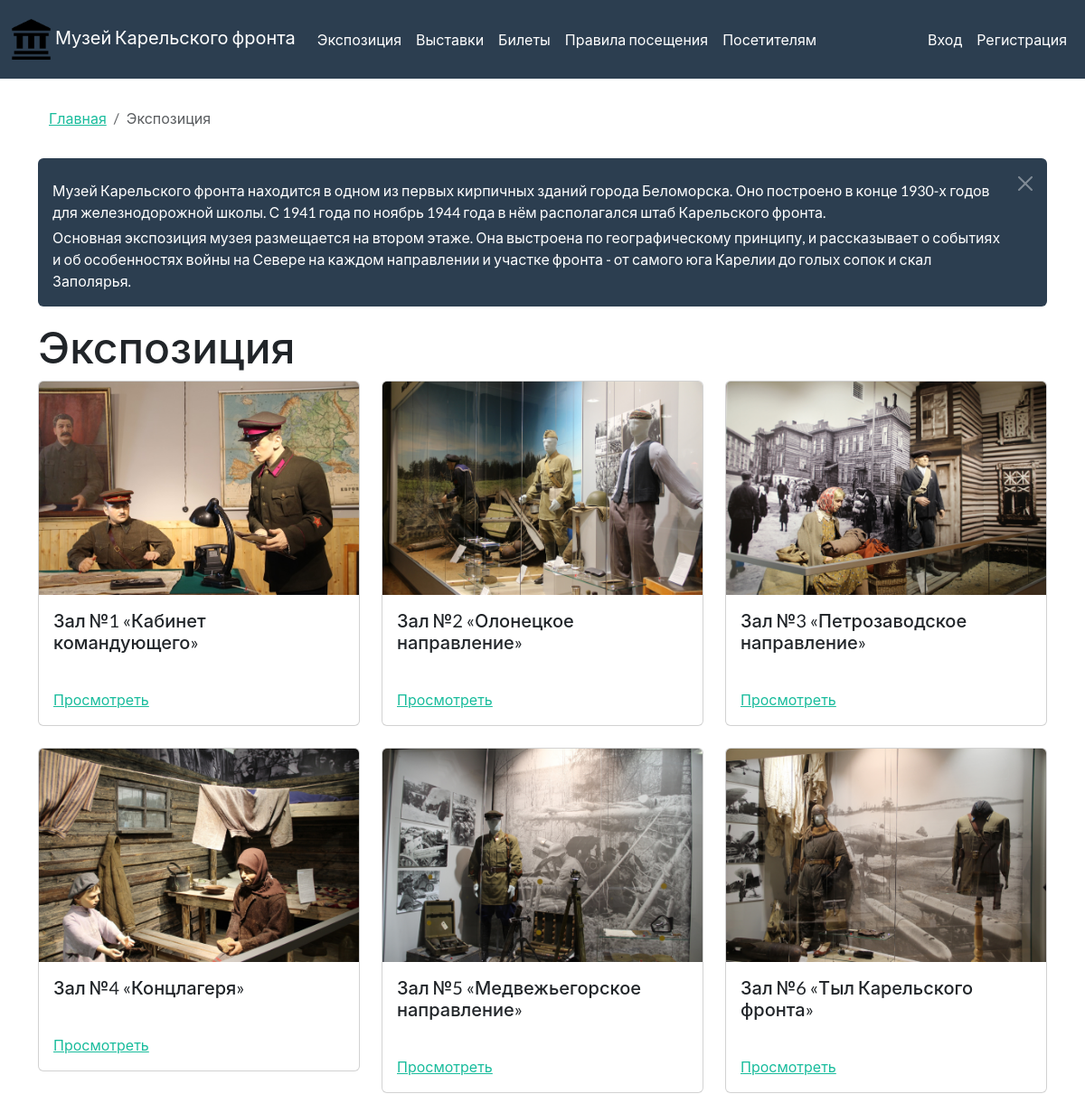
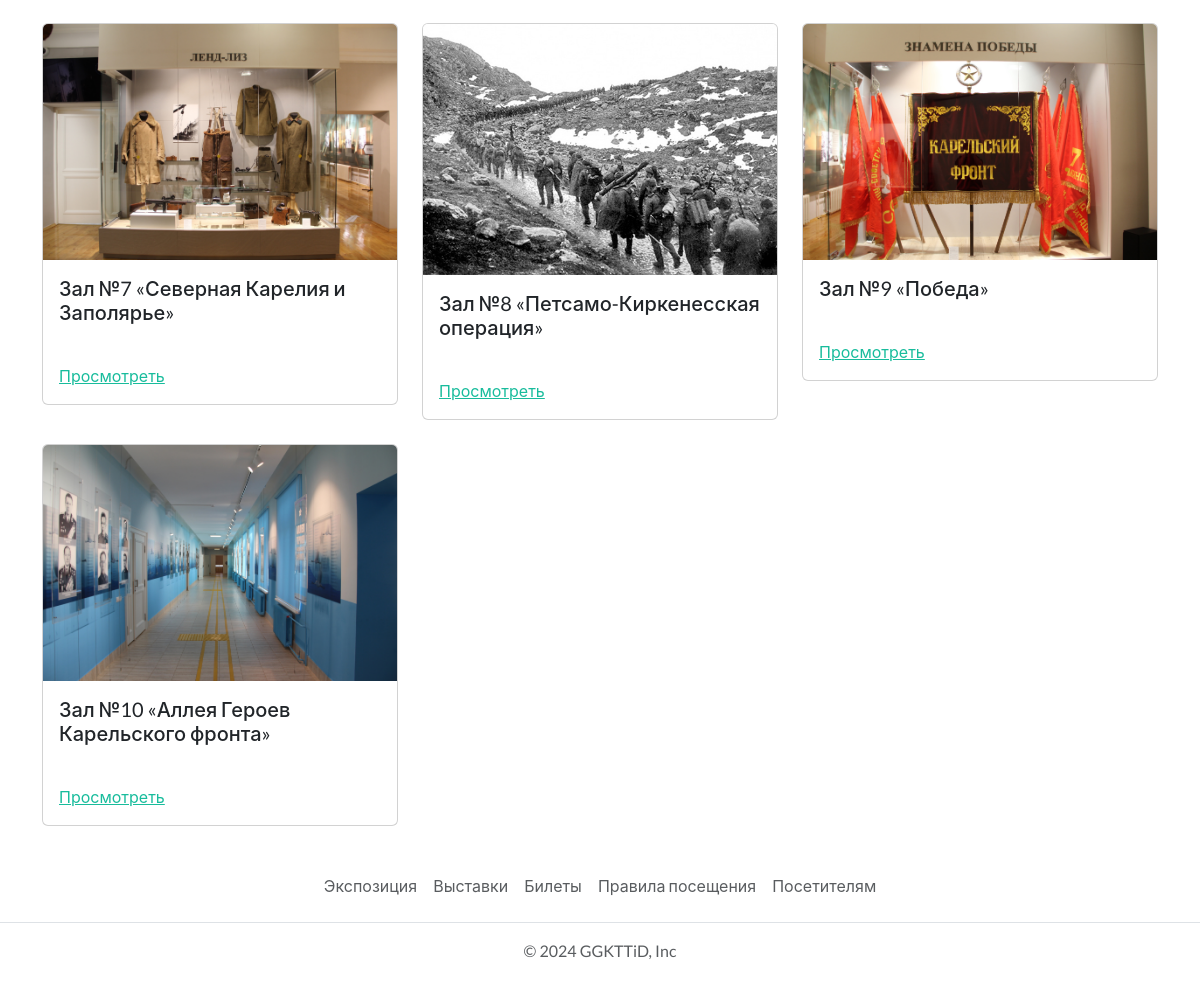
Page /expositions on the committed database (2 pictures, top to bottom).
### app.py (models this page shows, shortened)
class Expositions(db.Model):
    id = db.Column(db.Integer,primary_key=True)
    title = db.Column(db.String(100))
    text = db.Column(db.Text)
    image_name = db.Column(db.String(100))

### app.py (the view, shortened to what this page needs)
@app.route('/expositions', methods=['GET', 'POST'])
def expositions():
    expositions = Expositions.query.all()
    return render_template("expositions.html",expositions=expositions)

### app.py (called while the page is built)
@app.context_processor
def inject_user():
    def get_user_name():
        if 'name' in session:
            return Users.query.filter_by(email=session['name']).first()
    return dict(active_user=get_user_name())

### templates/expositions.html (shortened to what this page needs)
{% extends 'base.html' %} {% block title %} Экспозиция {% endblock %} {% block
main %}
<div class="container">
  <main class="my-3">
    <ol class="breadcrumb py-3">
      <li class="breadcrumb-item"><a href="/">Главная</a></li>
      <li class="breadcrumb-item active">Экспозиция</li>
    </ol>
    <div class="bs-component" bis_skin_checked="1">
      <div class="alert alert-dismissible alert-primary" bis_skin_checked="1">
        <button
          type="button"
          class="btn-close"
          data-bs-dismiss="alert"
        ></button>
        <p class="mb-1">
          Музей Карельского фронта находится в одном из первых кирпичных зданий
          города Беломорска. Оно построено в конце 1930-х годов для
          железнодорожной школы. С 1941 года по ноябрь 1944 года в нём
          располагался штаб Карельского фронта.
        </p>
        <p class="mb-0">
          Основная экспозиция музея размещается на втором этаже. Она выстроена
          по географическому принципу, и рассказывает о событиях и об
          особенностях войны на Севере на каждом направлении и участке фронта -
          от самого юга Карелии до голых сопок и скал Заполярья.
        </p>
      </div>
    </div>
    <h1>Экспозиция</h1>
    <div class="row row-cols-1 row-cols-md-3 g-4">
      {% for exposition in expositions %}
      <div class="col">
        <div class="card">
          <a href="/exposition/{{exposition.id}}">  <img src="../static/img/upload/{{exposition.image_name}}" class="card-img-top" alt="" /></a>
          <div class="card-body">
            <h5 class="card-title"> {{exposition.title}}</h5>
          </div>
          <div class="card-body">
            <a href="/exposition/{{exposition.id}}" class="card-link">Просмотреть</a>
          </div>
        </div>
      </div>
      {% endfor %}
    </div>
  </main>
</div>
{% endblock %}

### templates/base.html (shortened to what this page needs)
<!DOCTYPE html>
<html lang="en">
  <head>
    <link rel="stylesheet" href="../static/css/bootstrap.min.css" />
    <link rel="stylesheet" href="../static/css/style.css" />
  </head>
  <body>
    <nav class="navbar navbar-expand-lg bg-primary" data-bs-theme="dark">
      <div class="container-fluid" bis_skin_checked="1">
        <a class="navbar-brand" href="/">
          <img src="../static/img/logo.png" class="logo" alt="" />
          Музей Карельского фронта
        </a>
        <div
          class="collapse navbar-collapse"
          id="navbarColor01"
          bis_skin_checked="1"
        >
          <ul class="navbar-nav me-auto">
            <li class="nav-item">
              <a class="nav-link" href="/expositions">Экспозиция</a>
            </li>
            <li class="nav-item">
              <a class="nav-link" href="/shows">Выставки</a>
            </li>
            <li class="nav-item">
              <a class="nav-link" href="/tickets">Билеты</a>
            </li>
            <li class="nav-item">
              <a class="nav-link" href="/rules">Правила посещения</a>
            </li>
            <li class="nav-item">
              <a class="nav-link" href="/visitors">Посетителям</a>
            </li>
          </ul>
          <ul class="navbar-nav">
             {%if 'name' in session and active_user%}
            <li class="nav-item">
              <a class="nav-link" href="/profile">Профиль</a>
            </li>
            <li class="nav-item">
              <a class="nav-link" href="/logout">Выйти</a>
            </li>
            {% else %}
            <li class="nav-item">
              <a class="nav-link" href="/login">Вход</a>
            </li>
            <li class="nav-item">
              <a class="nav-link" href="/reg">Регистрация</a>
            </li>
            {%endif%}
          </ul>
        </div>
      </div>
    </nav>
    {% block main %} {% endblock %}
    <footer class="py-3 my-4">
      <ul class="nav justify-content-center border-bottom pb-3 mb-3">
        <li class="nav-item">
          <a href="/expositions" class="nav-link px-2 text-body-secondary"
            >Экспозиция</a
          >
        </li>
        <li class="nav-item">
          <a href="/shows" class="nav-link px-2 text-body-secondary"
            >Выставки</a
          >
        </li>
        <li class="nav-item">
          <a href="/tickets" class="nav-link px-2 text-body-secondary"
            >Билеты</a
          >
        </li>
        <li class="nav-item">
          <a href="/rules" class="nav-link px-2 text-body-secondary"
            >Правила посещения</a
          >
        </li>
        <li class="nav-item">
          <a href="/visitors" class="nav-link px-2 text-body-secondary"
            >Посетителям</a
          >
        </li>
      </ul>
      <p class="text-center text-body-secondary">© 2024 GGKTTiD, Inc</p>
    </footer>
  </body>
</html>

### static/css/style.css (style rules this page uses)
.logo { width: 45px; }

### rows in the picture
Expositions: image_name (picture), title "Зал №1 «Кабинет командующего»"
Expositions: image_name (picture), title "Зал №2 «Олонецкое направление»"
Expositions: image_name (picture), title "Зал №3 «Петрозаводское направление»"
Expositions: image_name (picture), title "Зал №4 «Концлагеря»"
Expositions: image_name (picture), title "Зал №5 «Медвежьегорское направление»"
Expositions: image_name (picture), title "Зал №6 «Тыл Карельского фронта»"
Expositions: image_name (picture), title "Зал №7 «Северная Карелия и Заполярье»"
Expositions: image_name (picture), title "Зал №8 «Петсамо-Киркенесская операция»"
Expositions: image_name (picture), title "Зал №9 «Победа»"
Expositions: image_name (picture), title "Зал №10 «Аллея Героев Карельского фронта»"
